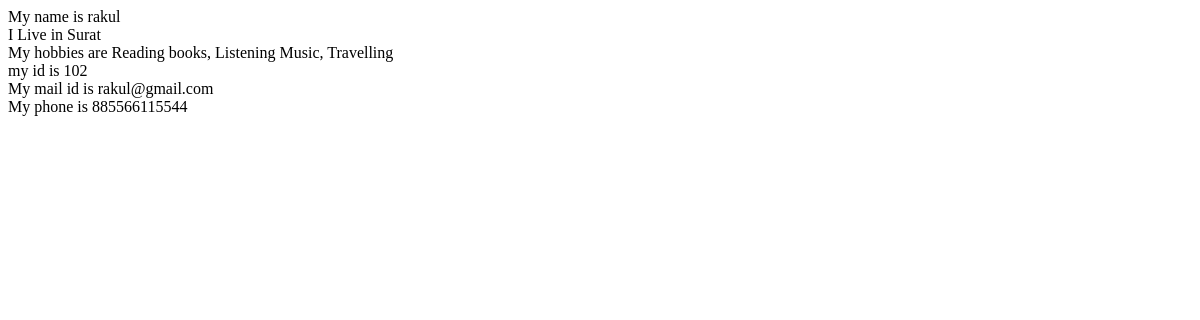
/app1/stud/102/, run on an earlier commit of the app's database.
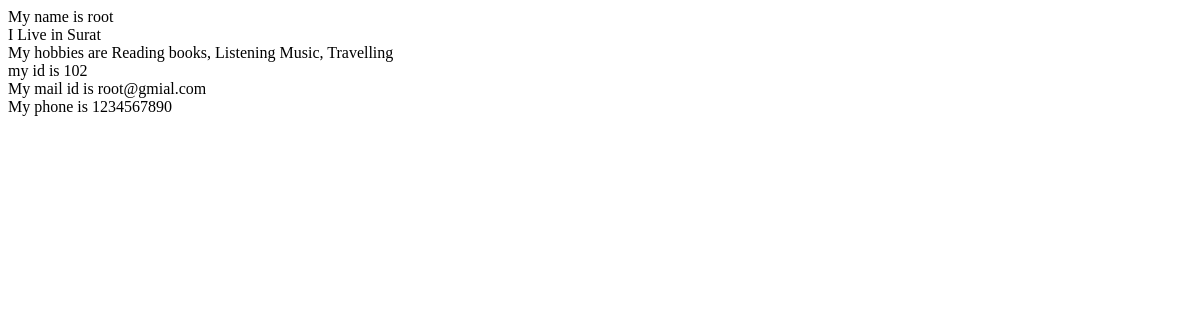
And on a later commit of the database.
### app1/models.py (models this page shows, shortened)
class student_data(models.Model):
    std_id = models.IntegerField()
    std_name = models.CharField(max_length=25)
    std_mail = models.EmailField(max_length=30)
    std_phone = models.CharField(max_length=10)
    std_link = models.URLField(max_length=100,blank=True)

### app1/views.py (the view)
# urls.py: path('stud/<int:my_id>/',views.show_data,name='std_detail')
def show_data(request,my_id=0):
    std_detail = student_data.objects.all()
    for std in std_detail:
        if std.std_id == my_id:
            name = std.std_name
            mail = std.std_mail
            phone = std.std_phone
            bio_details = {
            'name':name,
            'city':'Surat',
            'hobby1':'Reading books',
            'hobby2':'Listening Music',
            'hobby3':'Travelling',
            'id':my_id,
            'mail_id':mail,
            'phone':phone,
            }
            return render(request,'app2_templates/template_2.html',bio_details)

### app2/templates/app2_templates/template_2.html (shortened to what this page needs)
<html>
    <head>
    </head>
    <body>
        <div align="left">My name is {{name}}</div>
        <div align="left">I Live in {{city}}</div>
        <div align="left">My hobbies are {{hobby1}}, {{hobby2}}, {{hobby3}}</div>
        <div align="left">my id is {{id}}</div>
        <div align="left">My mail id is {{mail_id}}</div>
        <div align="left">My phone is {{phone}}</div>
    </body>
</html>

What changed in the data, as far as the page shows it:
changed student_data: std_name "rakul" → "root"; std_mail "rakul@gmail.com" → "root@gmial.com"; std_phone "885566115544" → "1234567890"
